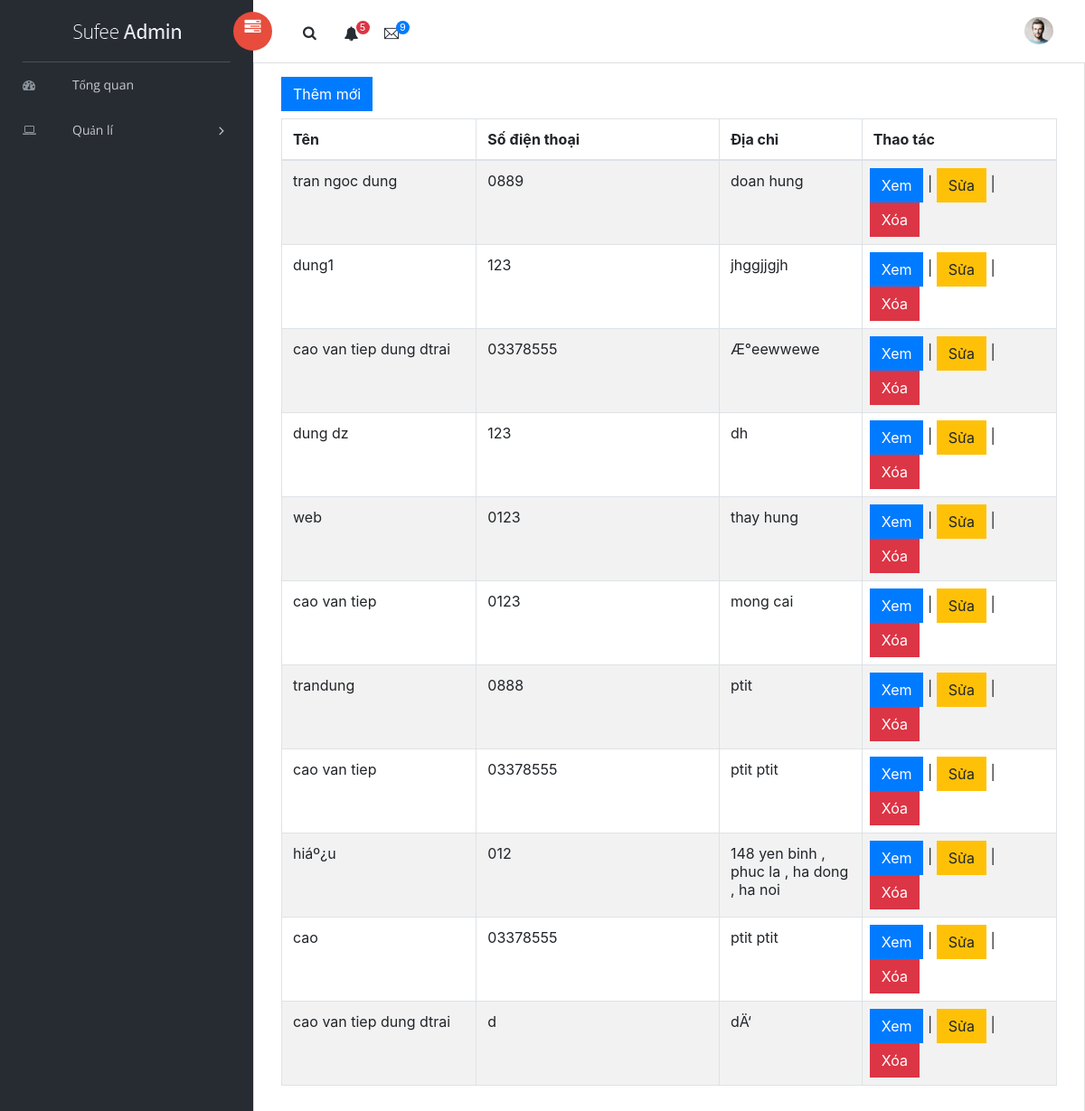
Before: /dashboard/customer/listCustomer.php with the older database file.
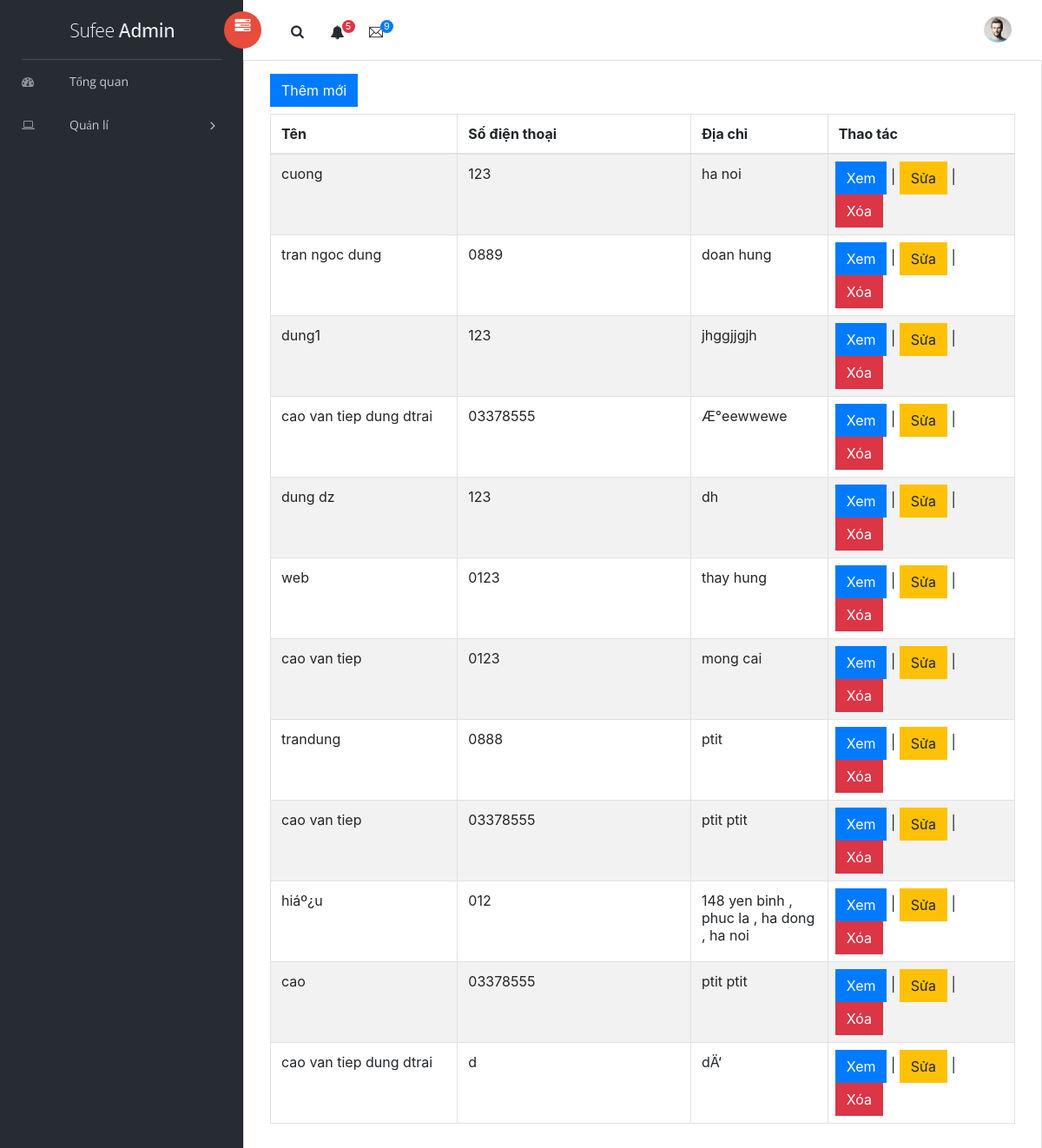
After: the same page with the newer database file.
### tables this page shows
CREATE TABLE `khachhang` (
  `id` int(11) NOT NULL,
  `name` varchar(200) NOT NULL,
  `sdt` varchar(12) NOT NULL,
  `diachi` varchar(200) NOT NULL
);

### dashboard/customer/listCustomer.php (the view, shortened to what this page needs)
<?php
include_once("../../config/config.php");
$result = mysqli_query($mysqli, "SELECT * FROM khachhang ORDER BY id DESC");
?>
<html>
<head>
    <link rel="stylesheet" href="../../vendors/bootstrap/dist/css/bootstrap.min.css">
    <link rel="stylesheet" href="../../vendors/font-awesome/css/font-awesome.min.css">
    <link rel="stylesheet" href="../../vendors/themify-icons/css/themify-icons.css">
    <link rel="stylesheet" href="../../vendors/flag-icon-css/css/flag-icon.min.css">
    <link rel="stylesheet" href="../../vendors/selectFX/css/cs-skin-elastic.css">
    <link rel="stylesheet" href="../../vendors/jqvmap/dist/jqvmap.min.css">
    <link rel="stylesheet" href="../../assets/css/style.css">
</head>
<body>
    <aside id="left-panel" class="left-panel">
        <nav class="navbar navbar-expand-sm navbar-default">
            <div class="navbar-header">
                <a class="navbar-brand" href="./"><img src="../../images/logo.png" alt="Logo"></a>
            </div>
            <div id="main-menu" class="main-menu collapse navbar-collapse">
                <ul class="nav navbar-nav">
                    <li class="">
                        <a href="../index.html"> <i class="menu-icon fa fa-dashboard"></i>Tổng quan</a>
                    </li>
                    <li class="menu-item-has-children dropdown">
                        <a href="#" class="dropdown-toggle" data-toggle="dropdown" aria-haspopup="true"
                            aria-expanded="false"> <i class="menu-icon fa fa-laptop"></i>Quản lí</a>
                    </li>
                </ul>
            </div>
        </nav>
    </aside>
    <div id="right-panel" class="right-panel">
        <header id="header" class="header">
            <div class="header-menu">
                <div class="col-sm-7">
                    <a id="menuToggle" class="menutoggle pull-left"><i class="fa fa fa-tasks pt-2"></i></a>
                    <div class="header-left">
                        <button class="search-trigger"><i class="fa fa-search"></i></button>
                        <div class="dropdown for-notification">
                            <button class="btn btn-secondary dropdown-toggle" type="button" id="notification"
                                data-toggle="dropdown" aria-haspopup="true" aria-expanded="false">
                                <i class="fa fa-bell"></i>
                                <span class="count bg-danger">5</span>
                            </button>
                        </div>
                        <div class="dropdown for-message">
                            <button class="btn btn-secondary dropdown-toggle" type="button" id="message"
                                data-toggle="dropdown" aria-haspopup="true" aria-expanded="false">
                                <i class="ti-email"></i>
                                <span class="count bg-primary">9</span>
                            </button>
                        </div>
                    </div>
                </div>
                <div class="col-sm-5">
                    <div class="user-area dropdown float-right">
                        <a href="#" class="dropdown-toggle" data-toggle="dropdown" aria-haspopup="true"
                            aria-expanded="false">
                            <img class="user-avatar rounded-circle" src="../../images/admin.jpg" alt="User Avatar">
                        </a>
                    </div>
                    <div class="language-select dropdown" id="language-select">
                        <a class="dropdown-toggle" href="#" data-toggle="dropdown" id="language" aria-haspopup="true"
                            aria-expanded="true">
                            <i class="flag-icon flag-icon-us"></i>
                        </a>
                    </div>
                </div>
            </div>
        </header>
        <div>
            <div>
                <div class="card">
                    <div class="card-body" style="min-height: 100vh;">
                        <div id="bootstrap-data-table_wrapper"
                            class="dataTables_wrapper container-fluid dt-bootstrap4 no-footer">
                            <div class="row">
                                <div class="col-sm-12">
                                <a class="btn btn-primary mb-2" href="add.php">Thêm mới</a>
                                    <table id="bootstrap-data-table"
                                        class="table table-striped table-bordered dataTable no-footer" role="grid"
                                        aria-describedby="bootstrap-data-table_info">
                                        <thead>
                                            <tr role="row">
                                                <th class="sorting_asc" tabindex="0"
                                                    aria-controls="bootstrap-data-table" rowspan="1" colspan="1"
                                                    aria-sort="ascending"
                                                    aria-label="Name: activate to sort column descending"
                                                    style="width: 202px;">Tên</th>
                                                <th class="sorting" tabindex="0" aria-controls="bootstrap-data-table"
                                                    rowspan="1" colspan="1"
                                                    aria-label="Position: activate to sort column ascending"
                                                    style="width: 252px;">Số điện thoại</th>
                                                <th class="sorting" tabindex="0" aria-controls="bootstrap-data-table"
                                                    rowspan="1" colspan="1"
                                                    aria-label="Office: activate to sort column ascending"
                                                    style="width: 148px;">Địa chỉ</th>
                                                <th class="sorting" tabindex="0" aria-controls="bootstrap-data-table"
                                                    rowspan="1" colspan="1"
                                                    aria-label="Salary: activate to sort column ascending"
                                                    style="width: 202px;">Thao tác</th>
                                            </tr>
                                        </thead>
                                        <tbody>
                                            <?php
            while($res = mysqli_fetch_array($result)) {
                echo "<tr class='odd'>";
                echo "<td class='sorting_1'>".$res['name']."</td>";
                echo "<td class='sorting_1'>".$res['sdt']."</td>";
                echo "<td class='sorting_1'>".$res['diachi']."</td>";
                echo "<td class='sorting_1 p-2'><a class='btn btn-primary' href=\"view.php?id=$res[id]\">Xem</a> | <a class='btn btn-warning' href=\"edit.php?id=$res[id]\">Sửa</a> | <a class='btn btn-danger' href=\"delete.php?id=$res[id]\" onClick=\"return confirm('Bạn có chắc chắn muốn xóa?')\">Xóa</a></td>";
            }
            ?></tbody>
                                    </table>
                                </div>
                            </div>
                       </div>
                    </div>
                </div>
            </div>
        </div>
</body>
</html>

Changed rows visible on the page:
added khachhang: name "cuong", sdt "123", diachi "ha noi"
